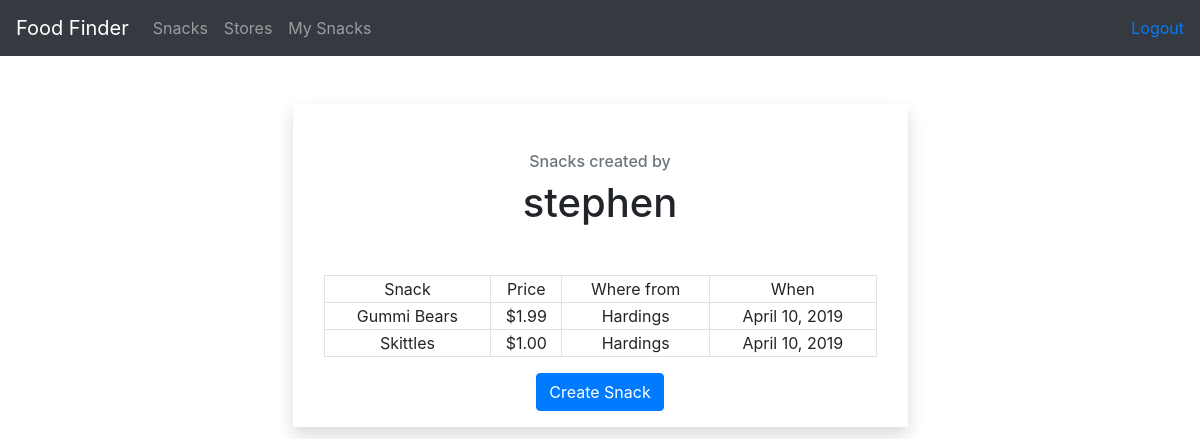
The page /food/my_snacks/ (signed in) on the database its author committed.
### food/models.py (models this page shows)
class Snack(models.Model):
    store = models.ForeignKey(Store, on_delete=models.CASCADE)
    name = models.CharField(max_length=255)
    price = models.DecimalField(default=1.00, decimal_places=2, max_digits=6)
    date_found = models.DateTimeField(auto_now_add=True, blank=True)
    sale = models.BooleanField(default=False)
    snack_author = models.ForeignKey(settings.AUTH_USER_MODEL, on_delete=models.CASCADE, null=True)
    def __str__(self):
        return f'%s' % self.name
    def pretty_price_string(self):
        fancy_price = f'$%.2f' % self.price
        return fancy_price

class Store(models.Model):
    name = models.CharField(max_length=255)
    city = models.CharField(max_length=255)
    def __str__(self):
        return f'%s' % self.name

### food/views.py (the view)
# urls.py: path('my_snacks/', views.user_snacks, name='my_snacks'),
@login_required()
def user_snacks(request):
    users_snacks = Snack.objects.filter(snack_author=request.user)
    context = {
        'users_snacks': users_snacks
    }
    return render(request, 'food/my_snacks.html', context)

### food/templates/food/my_snacks.html
{% extends 'base.html' %}
{% block content %}
    <div class="row justify-content-center mt-5">
        <div class="col-6 text-center shadow">
            <div class="m-3">
                <div class="m-5">
                    <h6 class="text-muted">Snacks created by</h6>
                    <h1>{{ user }}</h1>
                </div>
                {% if users_snacks %}
                    <table class="border mx-auto w-100">
                    <tr class="border">
                        <td class="border">Snack</td>
                        <td class="border">Price</td>
                        <td class="border">Where from</td>
                        <td class="border">When</td>
                    </tr>
                    {% for snack in users_snacks %}
                        <tr class="border">
                        <td class="border">{{ snack }}</td>
                        <td class="border">{{ snack.pretty_price_string }}</td>
                        <td class="border">{{ snack.store }}</td>
                        <td class="border">{{ snack.date_found.date }}</td>
                        </tr>
                    {% endfor %}
                    </table>
                {% else %}
                    <h4>You have added no snacks</h4>
                {% endif %}
                <a class="text-white btn btn-md btn-primary mt-3" href="{% url 'food:create_snack' %}">Create
                    Snack</a>
            </div>
        </div>
    </div>
{% endblock %}

### rows shown on the page
Snack: name "Gummi Bears", pretty_price_string "$1.99", store "Hardings", date_found "April 10, 2019"
Snack: name "Skittles", pretty_price_string "$1.00", store "Hardings", date_found "April 10, 2019"

### other values the page prints
{{ user }} "stephen"
